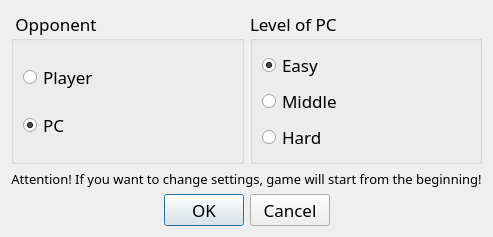
<?xml version="1.0" encoding="UTF-8"?>
<ui version="4.0">
 <class>Settings</class>
 <widget class="QDialog" name="Settings">
  <property name="geometry">
   <rect>
    <x>0</x>
    <y>0</y>
    <width>477</width>
    <height>226</height>
   </rect>
  </property>
  <property name="windowTitle">
   <string>Dialog</string>
  </property>
  <layout class="QGridLayout" name="gridLayout">
   <item row="3" column="0" colspan="2">
    <widget class="QDialogButtonBox" name="buttonBox">
     <property name="font">
      <font>
       <family>Microsoft YaHei UI Light</family>
       <pointsize>13</pointsize>
      </font>
     </property>
     <property name="locale">
      <locale language="English" country="UnitedStates"/>
     </property>
     <property name="standardButtons">
      <set>QDialogButtonBox::Cancel|QDialogButtonBox::Ok</set>
     </property>
     <property name="centerButtons">
      <bool>true</bool>
     </property>
    </widget>
   </item>
   <item row="1" column="0">
    <widget class="QGroupBox" name="Opponent">
     <property name="font">
      <font>
       <family>Microsoft YaHei UI Light</family>
       <pointsize>13</pointsize>
      </font>
     </property>
     <property name="title">
      <string> Opponent</string>
     </property>
     <layout class="QVBoxLayout" name="verticalLayout_2">
      <item>
       <widget class="QRadioButton" name="Player">
        <property name="text">
         <string>Player</string>
        </property>
        <property name="checked">
         <bool>false</bool>
        </property>
       </widget>
      </item>
      <item>
       <widget class="QRadioButton" name="PC">
        <property name="text">
         <string>PC</string>
        </property>
        <property name="checked">
         <bool>true</bool>
        </property>
       </widget>
      </item>
     </layout>
    </widget>
   </item>
   <item row="1" column="1">
    <widget class="QGroupBox" name="Level">
     <property name="font">
      <font>
       <family>Microsoft YaHei UI Light</family>
       <pointsize>13</pointsize>
      </font>
     </property>
     <property name="title">
      <string>Level of PC</string>
     </property>
     <property name="flat">
      <bool>false</bool>
     </property>
     <property name="checkable">
      <bool>false</bool>
     </property>
     <layout class="QVBoxLayout" name="verticalLayout">
      <item>
       <widget class="QRadioButton" name="Easy">
        <property name="font">
         <font>
          <pointsize>13</pointsize>
         </font>
        </property>
        <property name="text">
         <string>Easy</string>
        </property>
        <property name="checked">
         <bool>true</bool>
        </property>
       </widget>
      </item>
      <item>
       <widget class="QRadioButton" name="Middle">
        <property name="text">
         <string>Middle</string>
        </property>
       </widget>
      </item>
      <item>
       <widget class="QRadioButton" name="Hard">
        <property name="text">
         <string>Hard</string>
        </property>
       </widget>
      </item>
     </layout>
    </widget>
   </item>
   <item row="2" column="0" colspan="2">
    <widget class="QLabel" name="label">
     <property name="font">
      <font>
       <family>Microsoft YaHei UI Light</family>
       <pointsize>10</pointsize>
      </font>
     </property>
     <property name="layoutDirection">
      <enum>Qt::LeftToRight</enum>
     </property>
     <property name="text">
      <string>Attention! If you want to change settings, game will start from the beginning!</string>
     </property>
     <property name="alignment">
      <set>Qt::AlignCenter</set>
     </property>
    </widget>
   </item>
  </layout>
 </widget>
 <resources/>
 <connections/>
</ui>
